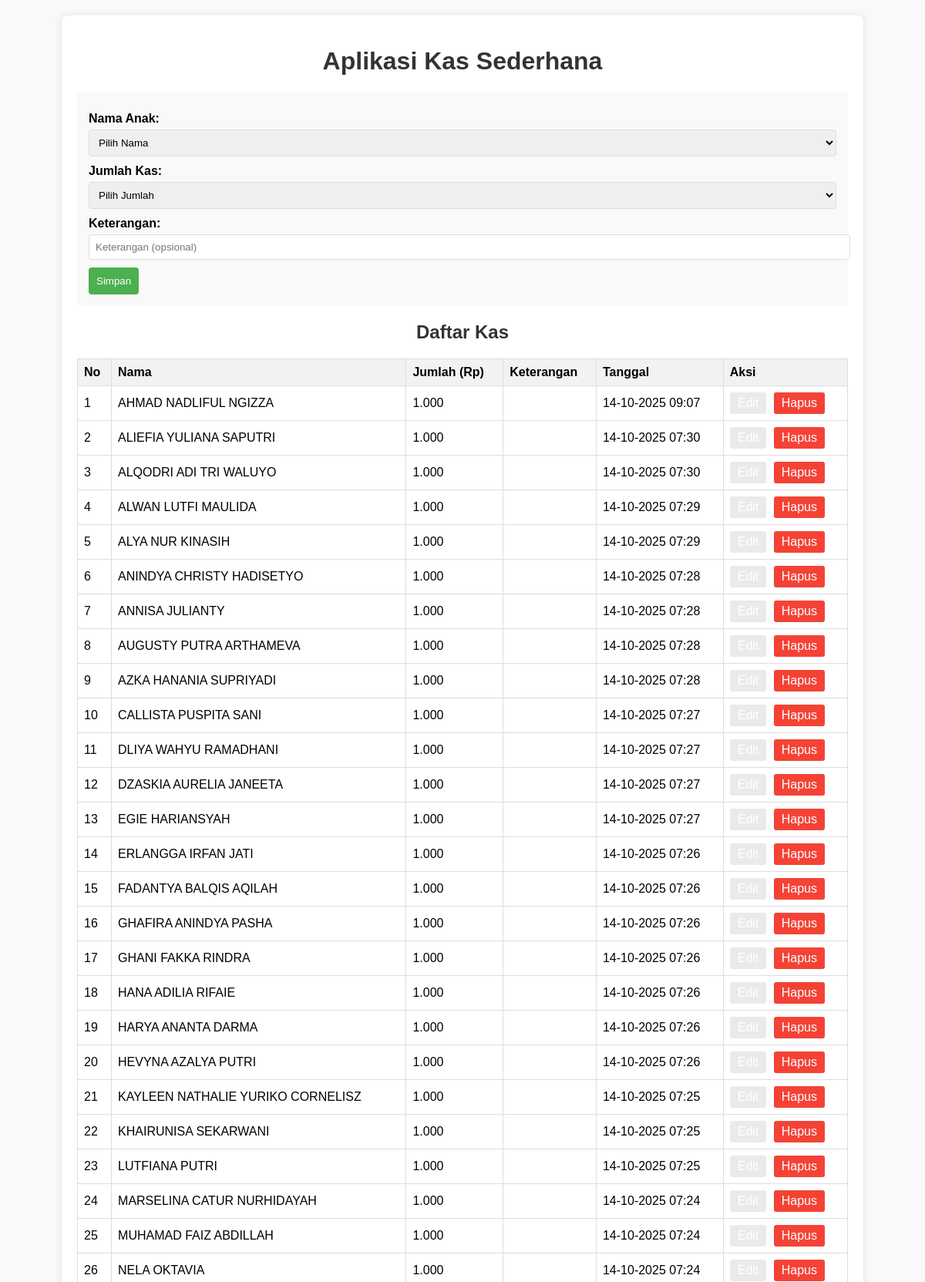
The page / (upper part) on the database its author committed.
### tables this page shows
CREATE TABLE `kas` (
  `id` int(11) NOT NULL,
  `nama` varchar(100) NOT NULL,
  `jumlah` int(11) NOT NULL,
  `tanggal` datetime DEFAULT current_timestamp(),
  `anak_id` int(11) DEFAULT NULL,
  `keterangan` varchar(255) DEFAULT NULL
);

CREATE TABLE `anak` (
  `id` int(11) NOT NULL,
  `nama` varchar(100) NOT NULL,
  `sudah_bayar` tinyint(1) DEFAULT 0,
  `tanggal_bayar` date DEFAULT NULL,
  `tanggal_daftar` datetime DEFAULT current_timestamp()
);

### index.php (the view, shortened to what this page needs)
<?php
include 'koneksi.php';
$check_kolom_anak_id = $conn->query("SHOW COLUMNS FROM kas LIKE 'anak_id'");
$kolom_anak_id_exists = $check_kolom_anak_id->num_rows > 0;
?>
<!DOCTYPE html>
<html lang="id">
<head>
    <link rel="stylesheet" href="assets/style.css?v=1.1">
</head>
<body>
<div class="container">
    <h1>Aplikasi Kas Sederhana</h1>
    <?php if($kolom_anak_id_exists): ?>
    <form action="tambah.php" method="POST" class="form">
        <label>Nama Anak:</label>
        <select name="anak_id" required>
            <option value="">Pilih Nama</option>
        </select>
        <label>Jumlah Kas:</label>
        <select name="jumlah" required>
            <option value="">Pilih Jumlah</option>
        </select>
        <label>Keterangan:</label>
        <input type="text" name="keterangan" placeholder="Keterangan (opsional)">
        <button type="submit" class="btn-submit">Simpan</button>
    </form>
    <?php else: ?>
    <p>Untuk menggunakan aplikasi ini, silakan jalankan migrasi database terlebih dahulu: <a href="migrate.php">Klik di sini untuk migrasi</a></p>
    <?php endif; ?>
    <h2>Daftar Kas</h2>
    <table>
        <thead>
            <tr>
                <th>No</th>
                <th>Nama</th>
                <th>Jumlah (Rp)</th>
                <th>Keterangan</th>
                <th>Tanggal</th>
                <th>Aksi</th>
            </tr>
        </thead>
        <tbody>
            <?php
            if($kolom_anak_id_exists) {
                $query = "SELECT k.id, k.jumlah, k.tanggal, k.keterangan, a.nama FROM kas k JOIN anak a ON k.anak_id = a.id ORDER BY k.id DESC";
            } else {
                $query = "SELECT id, nama, jumlah, tanggal, '' as keterangan FROM kas ORDER BY id DESC";
            }
            $result = $conn->query($query);
            if (!$result) {
                echo "<tr><td colspan='6'>Error dalam query: " . $conn->error . "</td></tr>";
            } else {
                $no = 1;
                while ($row = $result->fetch_assoc()) {
            ?>
            <tr>
                <td><?= $no++; ?></td>
                <td><?= htmlspecialchars($row['nama']); ?></td>
                <td><?= number_format($row['jumlah'], 0, ',', '.'); ?></td>
                <td><?= htmlspecialchars($row['keterangan']); ?></td>
                <td>
                    <?php if($kolom_anak_id_exists): ?>
                        <?= date('d-m-Y H:i', strtotime($row['tanggal'])); ?>
                    <?php else: ?>
                        <?= date('d-m-Y H:i', strtotime($row['tanggal'])); ?>
                    <?php endif; ?>
                </td>
                <td>
                    <a href="edit.php?id=<?= $row['id']; ?>" class="btn-edit">Edit</a>
                    <a href="hapus.php?id=<?= $row['id']; ?>" class="btn-delete">Hapus</a>
                </td>
            </tr>
            <?php
                }
            }
            ?>
        </tbody>
    </table>
</div>
</body>
</html>

### assets/style.css (style rules this page uses)
body { font-family: Arial, sans-serif; background-color: #f9f9f9; margin: 0; padding: 20px; }
.container { max-width: 1000px; background: white; padding: 20px; margin: 0 auto; border-radius: 8px; box-shadow: 0 0 10px rgba(0,0,0,0.1); }
h1, h2 { color: #333; text-align: center; }
form { margin-bottom: 20px; background-color: #f9f9f9; padding: 15px; border-radius: 5px; }
label { display: block; margin-top: 10px; font-weight: bold; }
input, select { width: 100%; padding: 8px; margin-top: 5px; border: 1px solid #ddd; border-radius: 4px; }
.btn-submit { background-color: #4CAF50; color: white; border: none; padding: 10px; margin-top: 10px; border-radius: 4px; cursor: pointer; }
table { width: 100%; border-collapse: collapse; margin-top: 15px; }
th, td { border: 1px solid #ddd; padding: 8px; text-align: left; }
th { background-color: #f2f2f2; }
.btn-edit, .btn-delete { display: inline-block; color: white; padding: 5px 10px; text-decoration: none; border-radius: 3px; }
.btn-edit { background-color: #eaeaea; margin-right: 5px; }
.btn-delete { background-color: #f44336; }

### rows shown on the page
kas: anak.nama "AHMAD NADLIFUL NGIZZA", jumlah "1.000", tanggal "14-10-2025 09:07"
kas: anak.nama "ALIEFIA YULIANA SAPUTRI", jumlah "1.000", tanggal "14-10-2025 07:30"
kas: anak.nama "ALQODRI ADI TRI WALUYO", jumlah "1.000", tanggal "14-10-2025 07:30"
kas: anak.nama "ALWAN LUTFI MAULIDA", jumlah "1.000", tanggal "14-10-2025 07:29"
kas: anak.nama "ALYA NUR KINASIH", jumlah "1.000", tanggal "14-10-2025 07:29"
kas: anak.nama "ANINDYA CHRISTY HADISETYO", jumlah "1.000", tanggal "14-10-2025 07:28"
kas: anak.nama "ANNISA JULIANTY", jumlah "1.000", tanggal "14-10-2025 07:28"
kas: anak.nama "AUGUSTY PUTRA ARTHAMEVA", jumlah "1.000", tanggal "14-10-2025 07:28"
kas: anak.nama "AZKA HANANIA SUPRIYADI", jumlah "1.000", tanggal "14-10-2025 07:28"
kas: anak.nama "CALLISTA PUSPITA SANI", jumlah "1.000", tanggal "14-10-2025 07:27"
kas: anak.nama "DLIYA WAHYU RAMADHANI", jumlah "1.000", tanggal "14-10-2025 07:27"
kas: anak.nama "DZASKIA AURELIA JANEETA", jumlah "1.000", tanggal "14-10-2025 07:27"
kas: anak.nama "EGIE HARIANSYAH", jumlah "1.000", tanggal "14-10-2025 07:27"
kas: anak.nama "ERLANGGA IRFAN JATI", jumlah "1.000", tanggal "14-10-2025 07:26"
kas: anak.nama "FADANTYA BALQIS AQILAH", jumlah "1.000", tanggal "14-10-2025 07:26"
kas: anak.nama "GHAFIRA ANINDYA PASHA", jumlah "1.000", tanggal "14-10-2025 07:26"
kas: anak.nama "GHANI FAKKA RINDRA", jumlah "1.000", tanggal "14-10-2025 07:26"
kas: anak.nama "HANA ADILIA RIFAIE", jumlah "1.000", tanggal "14-10-2025 07:26"
kas: anak.nama "HARYA ANANTA DARMA", jumlah "1.000", tanggal "14-10-2025 07:26"
kas: anak.nama "HEVYNA AZALYA PUTRI", jumlah "1.000", tanggal "14-10-2025 07:26"
kas: anak.nama "KAYLEEN NATHALIE YURIKO CORNELISZ", jumlah "1.000", tanggal "14-10-2025 07:25"
kas: anak.nama "KHAIRUNISA SEKARWANI", jumlah "1.000", tanggal "14-10-2025 07:25"
kas: anak.nama "LUTFIANA PUTRI", jumlah "1.000", tanggal "14-10-2025 07:25"
kas: anak.nama "MARSELINA CATUR NURHIDAYAH", jumlah "1.000", tanggal "14-10-2025 07:24"
kas: anak.nama "MUHAMAD FAIZ ABDILLAH", jumlah "1.000", tanggal "14-10-2025 07:24"
kas: anak.nama "NELA OKTAVIA", jumlah "1.000", tanggal "14-10-2025 07:24"
